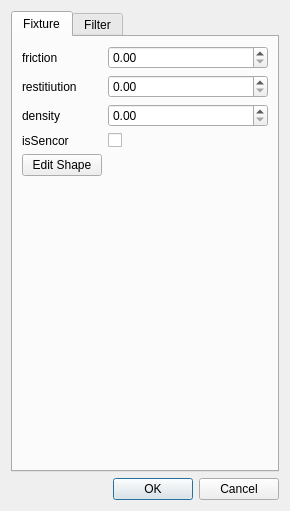
<?xml version="1.0" encoding="UTF-8"?>
<ui version="4.0">
 <class>FormFixture</class>
 <widget class="QWidget" name="FormFixture">
  <property name="geometry">
   <rect>
    <x>0</x>
    <y>0</y>
    <width>290</width>
    <height>511</height>
   </rect>
  </property>
  <property name="sizePolicy">
   <sizepolicy hsizetype="Maximum" vsizetype="Preferred">
    <horstretch>0</horstretch>
    <verstretch>0</verstretch>
   </sizepolicy>
  </property>
  <property name="maximumSize">
   <size>
    <width>300</width>
    <height>16777215</height>
   </size>
  </property>
  <property name="mouseTracking">
   <bool>false</bool>
  </property>
  <property name="windowTitle">
   <string>Fixture</string>
  </property>
  <layout class="QVBoxLayout" name="verticalLayout">
   <item>
    <widget class="QTabWidget" name="tabWidget">
     <property name="currentIndex">
      <number>0</number>
     </property>
     <widget class="QWidget" name="tabWidgetPage1">
      <attribute name="title">
       <string>Fixture</string>
      </attribute>
      <layout class="QVBoxLayout" name="verticalLayout_3">
       <item>
        <layout class="QFormLayout" name="formLayout_2">
         <item row="0" column="0">
          <widget class="QLabel" name="label">
           <property name="text">
            <string>friction</string>
           </property>
          </widget>
         </item>
         <item row="0" column="1">
          <widget class="QDoubleSpinBox" name="friction"/>
         </item>
         <item row="1" column="0">
          <widget class="QLabel" name="label_2">
           <property name="text">
            <string>restitiution</string>
           </property>
          </widget>
         </item>
         <item row="1" column="1">
          <widget class="QDoubleSpinBox" name="restitiution"/>
         </item>
         <item row="2" column="0">
          <widget class="QLabel" name="label_3">
           <property name="text">
            <string>density</string>
           </property>
          </widget>
         </item>
         <item row="2" column="1">
          <widget class="QDoubleSpinBox" name="density"/>
         </item>
         <item row="3" column="0">
          <widget class="QLabel" name="label_4">
           <property name="text">
            <string>isSencor</string>
           </property>
          </widget>
         </item>
         <item row="3" column="1">
          <widget class="QCheckBox" name="isSencor">
           <property name="text">
            <string/>
           </property>
          </widget>
         </item>
         <item row="4" column="0">
          <widget class="QPushButton" name="pushButton_Shape">
           <property name="text">
            <string>Edit Shape</string>
           </property>
          </widget>
         </item>
        </layout>
       </item>
      </layout>
     </widget>
     <widget class="QWidget" name="tabWidgetPage2">
      <attribute name="title">
       <string>Filter</string>
      </attribute>
      <layout class="QVBoxLayout" name="verticalLayout_4">
       <item>
        <widget class="FormFilter" name="filter" native="true"/>
       </item>
      </layout>
     </widget>
    </widget>
   </item>
   <item>
    <widget class="QDialogButtonBox" name="buttonBox">
     <property name="standardButtons">
      <set>QDialogButtonBox::Cancel|QDialogButtonBox::Ok</set>
     </property>
     <property name="centerButtons">
      <bool>false</bool>
     </property>
    </widget>
   </item>
  </layout>
 </widget>
 <customwidgets>
  <customwidget>
   <class>FormFilter</class>
   <extends>QWidget</extends>
   <header>formfilter.h</header>
   <container>1</container>
  </customwidget>
 </customwidgets>
 <resources/>
 <connections/>
</ui>
